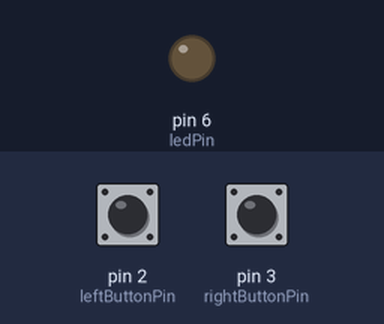
A sketch run on a simulated Arduino Uno, built with avr-gcc and run on an emulated ATmega328P. Shown: output pins drawn as LEDs (lit = HIGH). Inputs (shaded band) come from the test bench; at power-on: pin 2 (leftButtonPin) HIGH, pin 3 (rightButtonPin) HIGH. What the sketch prints to the serial monitor is not drawn.

Above: at 1.2 s.
1.3 s: pin 2 (leftButtonPin) pulled LOW for 0.15 s
At 1.38 s:
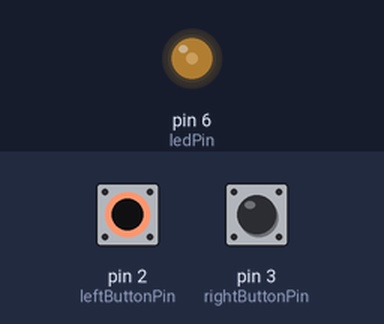
2.9 s: pin 3 (rightButtonPin) pulled LOW for 0.15 s
At 2.98 s:
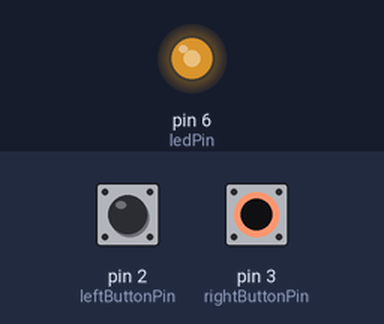
4.5 s: pin 3 (rightButtonPin) pulled LOW for 3.2 s
At 8.9 s:
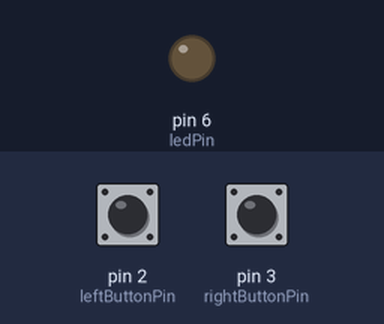
9.2 s: pin 2 (leftButtonPin) pulled LOW for 3.2 s
At 10.5 s:
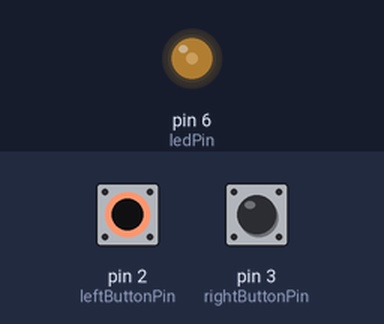
13.9 s: pin 2 (leftButtonPin) driven LOW and pin 3 (rightButtonPin) driven LOW
At 15.0 s:
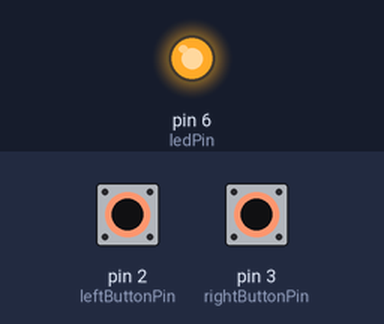
Timing chart, 0 to 16.4 s (numbered marks = the images above; inputs shaded):
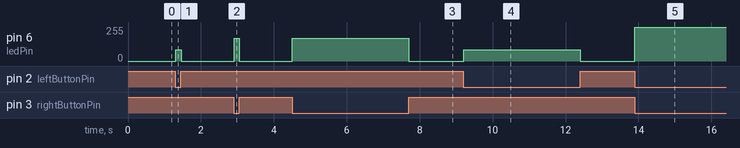

Measured:
- after the input at 1.3 s, pin 6 (ledPin): 0/255 → 85/255 at once, → 0/255 0.15 s later
- after the input at 2.9 s, pin 6 (ledPin): 0/255 → 170/255 at once, → 0/255 0.15 s later
- after the input at 4.5 s, pin 6 (ledPin): 0/255 → 170/255 at once, → 0/255 3.2 s later
- after the input at 9.2 s, pin 6 (ledPin): 0/255 → 85/255 at once, → 0/255 3.2 s later
- after the input at 13.9 s, pin 6 (ledPin): 0/255 → 255/255 at once

The sketch:

2.4-digital-lysstyring-2-knapper.ino
```cpp
int ledPin = 6;
int leftButtonPin = 2;
int rightButtonPin = 3;

int ledVal = 0;
boolean leftButtonVal = HIGH;
boolean rightButtonVal = HIGH;

void setup() {
  pinMode(ledPin, OUTPUT);
  pinMode(leftButtonPin, INPUT_PULLUP);
  pinMode(rightButtonPin, INPUT_PULLUP);

  Serial.begin(9600);
}

void loop() {
  leftButtonVal = digitalRead(leftButtonPin);
  rightButtonVal = digitalRead(rightButtonPin);

  if (leftButtonVal == LOW && rightButtonVal == LOW) {
    ledVal = 255;
  } else if (leftButtonVal == LOW)   {
    ledVal = 85;
  } else if (rightButtonVal == LOW) {
    ledVal = 170;
  } else {
    ledVal = 0;
  }


  // Hvis begge er trykket skal den være helt tændt
  // Hvis venstre er trykket skal den være værdi1
  // Hvis højre er trykket skal den være værdi2
  // Hvis ingen er trykket på skal den være slukket

  analogWrite(ledPin, ledVal);

  Serial.println(ledVal);
  Serial.println(leftButtonVal);
  Serial.println(rightButtonVal);
  Serial.println();

}
```
